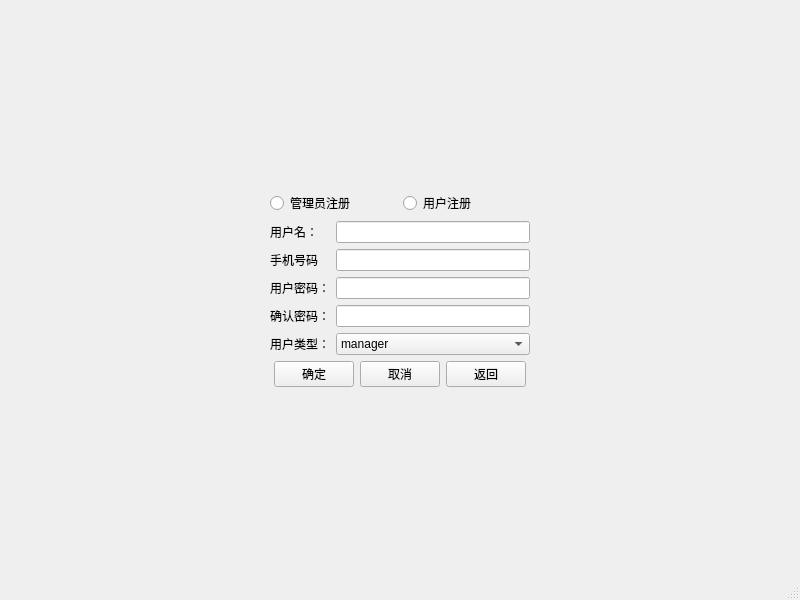
<?xml version="1.0" encoding="UTF-8"?>
<ui version="4.0">
 <class>SignIn</class>
 <widget class="QMainWindow" name="SignIn">
  <property name="geometry">
   <rect>
    <x>0</x>
    <y>0</y>
    <width>800</width>
    <height>600</height>
   </rect>
  </property>
  <property name="windowTitle">
   <string>MainWindow</string>
  </property>
  <widget class="QWidget" name="centralwidget">
   <layout class="QVBoxLayout" name="verticalLayout_4">
    <item>
     <layout class="QVBoxLayout" name="verticalLayout_3">
      <item>
       <spacer name="verticalSpacer">
        <property name="orientation">
         <enum>Qt::Vertical</enum>
        </property>
        <property name="sizeHint" stdset="0">
         <size>
          <width>20</width>
          <height>40</height>
         </size>
        </property>
       </spacer>
      </item>
      <item>
       <layout class="QVBoxLayout" name="verticalLayout_2">
        <item>
         <layout class="QHBoxLayout" name="horizontalLayout_2">
          <item>
           <spacer name="horizontalSpacer">
            <property name="orientation">
             <enum>Qt::Horizontal</enum>
            </property>
            <property name="sizeHint" stdset="0">
             <size>
              <width>40</width>
              <height>20</height>
             </size>
            </property>
           </spacer>
          </item>
          <item>
           <layout class="QVBoxLayout" name="verticalLayout">
            <item>
             <layout class="QHBoxLayout" name="horizontalLayout">
              <item>
               <widget class="QRadioButton" name="radioButton">
                <property name="text">
                 <string>管理员注册</string>
                </property>
               </widget>
              </item>
              <item>
               <widget class="QRadioButton" name="radioButton_2">
                <property name="text">
                 <string>用户注册</string>
                </property>
               </widget>
              </item>
             </layout>
            </item>
            <item>
             <layout class="QFormLayout" name="formLayout">
              <item row="0" column="0">
               <widget class="QLabel" name="label">
                <property name="text">
                 <string>用户名：</string>
                </property>
               </widget>
              </item>
              <item row="0" column="1">
               <widget class="QLineEdit" name="lineEdit"/>
              </item>
              <item row="4" column="0">
               <widget class="QLabel" name="label_3">
                <property name="text">
                 <string>确认密码：</string>
                </property>
               </widget>
              </item>
              <item row="4" column="1">
               <widget class="QLineEdit" name="lineEdit_3"/>
              </item>
              <item row="5" column="0">
               <widget class="QLabel" name="label_4">
                <property name="text">
                 <string>用户类型：</string>
                </property>
               </widget>
              </item>
              <item row="5" column="1">
               <widget class="QComboBox" name="comboBox">
                <item>
                 <property name="text">
                  <string>manager</string>
                 </property>
                </item>
                <item>
                 <property name="text">
                  <string>Vip0</string>
                 </property>
                </item>
                <item>
                 <property name="text">
                  <string>Vip1</string>
                 </property>
                </item>
                <item>
                 <property name="text">
                  <string>Vip2</string>
                 </property>
                </item>
                <item>
                 <property name="text">
                  <string>Vip3</string>
                 </property>
                </item>
               </widget>
              </item>
              <item row="2" column="0">
               <widget class="QLabel" name="label_5">
                <property name="text">
                 <string>手机号码</string>
                </property>
               </widget>
              </item>
              <item row="2" column="1">
               <widget class="QLineEdit" name="lineEdit_4"/>
              </item>
              <item row="3" column="0">
               <widget class="QLabel" name="label_2">
                <property name="text">
                 <string>用户密码：</string>
                </property>
               </widget>
              </item>
              <item row="3" column="1">
               <widget class="QLineEdit" name="lineEdit_2"/>
              </item>
             </layout>
            </item>
           </layout>
          </item>
          <item>
           <spacer name="horizontalSpacer_2">
            <property name="orientation">
             <enum>Qt::Horizontal</enum>
            </property>
            <property name="sizeHint" stdset="0">
             <size>
              <width>40</width>
              <height>20</height>
             </size>
            </property>
           </spacer>
          </item>
         </layout>
        </item>
        <item>
         <layout class="QHBoxLayout" name="horizontalLayout_3">
          <item>
           <spacer name="horizontalSpacer_3">
            <property name="orientation">
             <enum>Qt::Horizontal</enum>
            </property>
            <property name="sizeHint" stdset="0">
             <size>
              <width>40</width>
              <height>20</height>
             </size>
            </property>
           </spacer>
          </item>
          <item>
           <widget class="QPushButton" name="pushButton">
            <property name="text">
             <string>确定</string>
            </property>
           </widget>
          </item>
          <item>
           <widget class="QPushButton" name="pushButton_2">
            <property name="text">
             <string>取消</string>
            </property>
           </widget>
          </item>
          <item>
           <widget class="QPushButton" name="pushButton_3">
            <property name="text">
             <string>返回</string>
            </property>
           </widget>
          </item>
          <item>
           <spacer name="horizontalSpacer_5">
            <property name="orientation">
             <enum>Qt::Horizontal</enum>
            </property>
            <property name="sizeHint" stdset="0">
             <size>
              <width>40</width>
              <height>20</height>
             </size>
            </property>
           </spacer>
          </item>
         </layout>
        </item>
       </layout>
      </item>
      <item>
       <spacer name="verticalSpacer_2">
        <property name="orientation">
         <enum>Qt::Vertical</enum>
        </property>
        <property name="sizeHint" stdset="0">
         <size>
          <width>20</width>
          <height>40</height>
         </size>
        </property>
       </spacer>
      </item>
     </layout>
    </item>
   </layout>
  </widget>
  <widget class="QMenuBar" name="menubar">
   <property name="geometry">
    <rect>
     <x>0</x>
     <y>0</y>
     <width>800</width>
     <height>22</height>
    </rect>
   </property>
  </widget>
  <widget class="QStatusBar" name="statusbar"/>
 </widget>
 <resources/>
 <connections/>
</ui>
